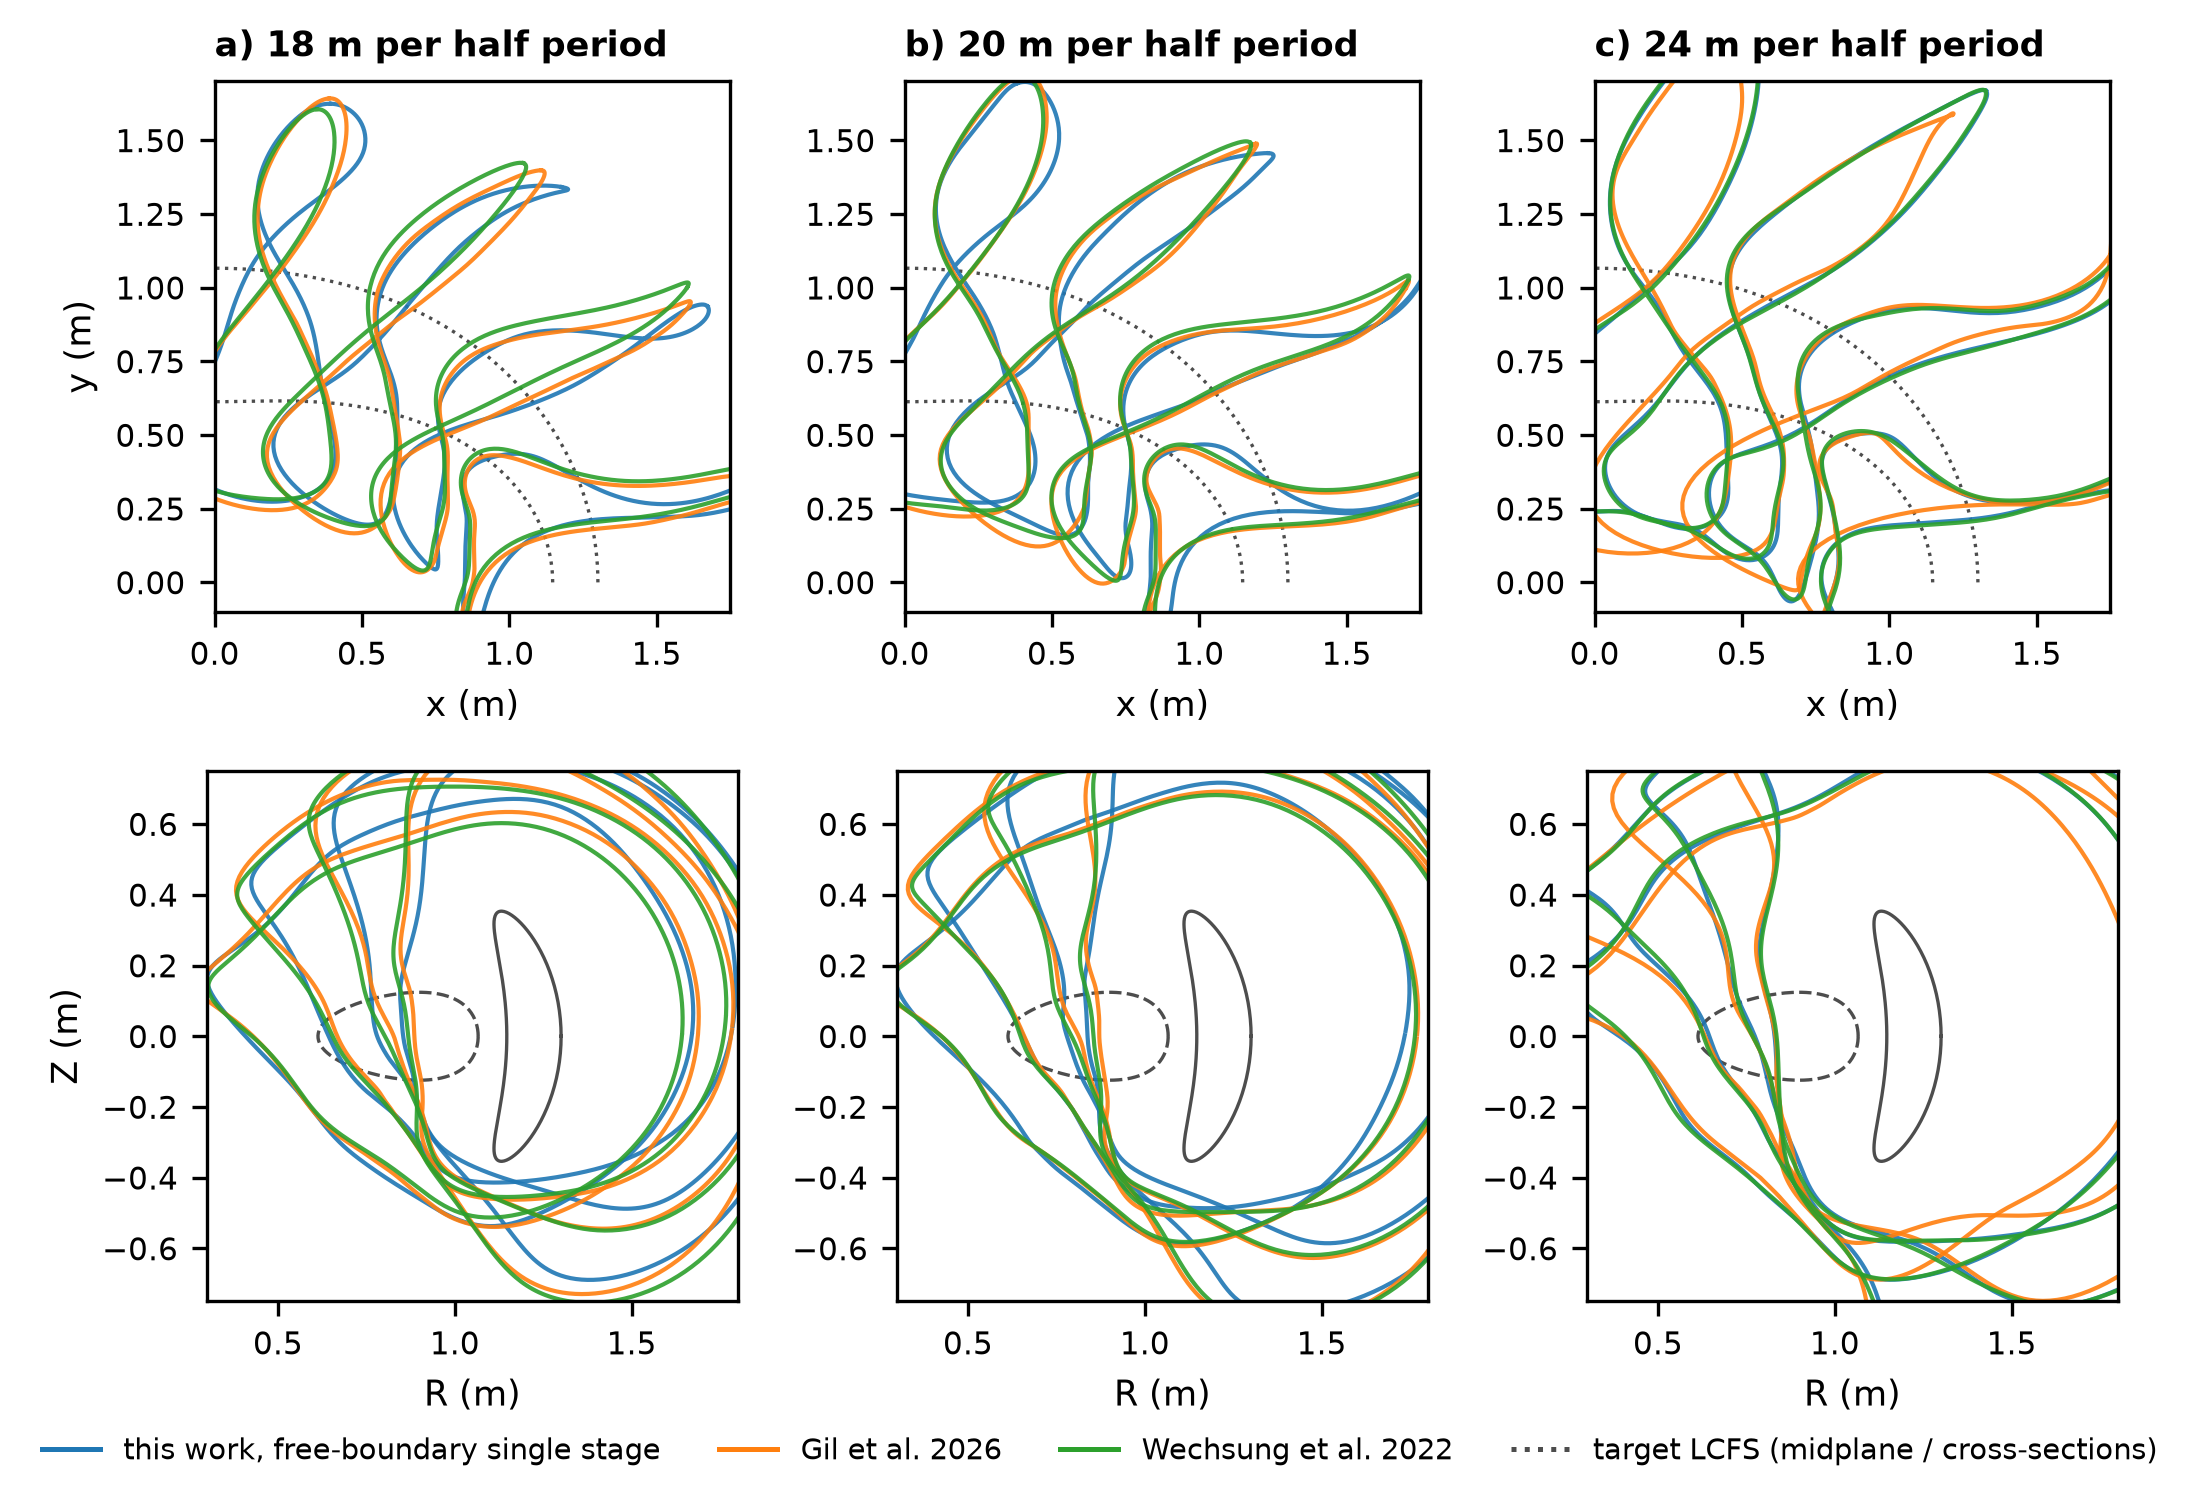

The Python source for this figure:
"""Coil shapes: this work vs Gil et al. 2026 vs Wechsung et al. 2022 at the same coil-length budget (18 / 20 / 24 m per hfp).

    python analysis/fig_coils_compare.py analysis/fig_coils_compare.pdf

Top row: top view (x, y) of the base coils of one half period over the LP QA target outline (midplane);
bottom row: the same coils projected on the (R, Z) plane with the target cross-sections at phi = 0 and phi = pi/nfp.
Ours = latest saved step of runs/batch/pareto-L<L>* (C0); Gil (C1) and Wechsung (C2) from coils/lpqa_*.json.
Prints per-set coil metrics (length, max curvature, max MSC, coil-coil distance) at R0 = 1 m.
"""
import json
import re
import sys
from pathlib import Path

import matplotlib
import netCDF4
import numpy as np

matplotlib.use("Agg")
import matplotlib.pyplot as plt
from matplotlib.lines import Line2D

P = Path(__file__).resolve().parents[1]
out = sys.argv[1]
OURS, GIL, WECH, TGT = "C0", "C1", "C2", "0.3"
NQ = 400


def latest_coils(prefix):
    cands = sorted((p for p in (P / "runs/batch").glob(prefix + "*") if p.is_dir() and re.fullmatch(re.escape(prefix) + r"(-c\d+)?", p.name)),
                   key=lambda p: int(m.group(1)) if (m := re.search(r"-c(\d+)$", p.name)) else 0)
    for d in reversed(cands):
        fs = sorted(d.glob("coils.step*.json"), key=lambda q: int(re.search(r"step(\d+)", q.name).group(1)))
        if fs:
            return fs[-1]
    return None


def load(fn):
    d = json.load(open(fn))
    dofs = np.asarray(d.get("dofs_curves_raw", d.get("dofs_curves")), float)
    order, nfp = int(d["order"]), int(d["nfp"])
    t = np.arange(NQ) / NQ
    g = np.zeros((len(dofs), NQ, 3)); dg = np.zeros_like(g); ddg = np.zeros_like(g)
    for b, c in enumerate(dofs):
        for i in range(3):
            g[b, :, i] = c[i, 0]
            for j in range(1, order + 1):
                w = 2 * np.pi * j
                s, co = np.sin(w * t), np.cos(w * t)
                g[b, :, i] += c[i, 2 * j - 1] * s + c[i, 2 * j] * co
                dg[b, :, i] += w * (c[i, 2 * j - 1] * co - c[i, 2 * j] * s)
                ddg[b, :, i] += -w * w * (c[i, 2 * j - 1] * s + c[i, 2 * j] * co)
    speed = np.linalg.norm(dg, axis=-1)
    L = speed.mean(axis=1)
    kappa = np.linalg.norm(np.cross(dg, ddg), axis=-1) / speed**3
    msc = (kappa**2 * speed).mean(axis=1) / L
    # all symmetry copies for the coil-coil distance
    copies = []
    for k in range(nfp):
        phi = 2 * np.pi * k / nfp
        rot = np.array([[np.cos(phi), -np.sin(phi), 0], [np.sin(phi), np.cos(phi), 0], [0, 0, 1]]).T
        for gg in g:
            copies.append(gg @ rot); copies.append((gg * np.array([1, -1, -1])) @ rot)
    cc = min(np.linalg.norm(a[:, None] - b[None], axis=-1).min() for i, a in enumerate(copies) for b in copies[i + 1:])
    return dict(g=g, nfp=nfp, L=L, kmax=kappa.max(axis=1), msc=msc, cc=cc, total=L.sum())


# target LCFS (vacuum LP QA, R0 = 1): midplane outline and cross-sections
tw = next(iter((P / "runs/lpqa_vacuum_eval_12x12").glob("*/wout.nc")), None) or next((P / "runs/lpqa_vacuum_eval").glob("*/wout.nc"))
w = netCDF4.Dataset(tw)
xm, xn, rmnc, zmns = np.array(w["xm"]), np.array(w["xn"]), np.array(w["rmnc"])[-1], np.array(w["zmns"])[-1]
nfp = int(np.array(w["nfp"]))


def lcfs(theta, phi):
    ang = xm[:, None] * theta[None] - xn[:, None] * phi[None]
    return rmnc @ np.cos(ang), zmns @ np.sin(ang)


SETS = {18: ("pareto-L18", "lpqa_gil_L18", "lpqa_wechsung_L18"), 20: ("pareto-L20", "lpqa_gil_L20", "lpqa_wechsung_L20"),
        24: ("pareto-L24", "lpqa_gil_L24", "lpqa_wechsung_L24")}
plt.rcParams.update({"font.size": 8, "axes.labelsize": 8.5, "axes.titlesize": 8.5, "legend.fontsize": 7, "xtick.labelsize": 7.5,
                     "ytick.labelsize": 7.5, "lines.linewidth": 1.2, "axes.linewidth": 0.8, "font.family": "sans-serif"})
fig, axes = plt.subplots(2, 3, figsize=(7.0, 4.9), dpi=300, gridspec_kw=dict(wspace=0.25, hspace=0.3))
print(f"{'set':22s} {'L/hfp':>6s}  {'coil lengths':28s} {'max kappa':>9s} {'max MSC':>8s} {'cc':>6s}")
for col, (L, names) in enumerate(SETS.items()):
    a, b = axes[0, col], axes[1, col]
    phi_hp = np.linspace(0, np.pi / nfp, 200)
    Rin = np.array([lcfs(np.array([np.pi]), np.array([p]))[0][0] for p in phi_hp])
    Rout = np.array([lcfs(np.array([0.0]), np.array([p]))[0][0] for p in phi_hp])
    for R in (Rin, Rout):
        a.plot(R * np.cos(phi_hp), R * np.sin(phi_hp), color=TGT, lw=0.8, ls=":")
    th = np.linspace(0, 2 * np.pi, 200)
    for p, ls in ((0.0, "-"), (np.pi / nfp, "--")):
        R, Z = lcfs(th, np.full_like(th, p)); b.plot(R, Z, color=TGT, lw=0.8, ls=ls)
    for name, color, lab in ((latest_coils(names[0]), OURS, "this work"), (P / "coils" / f"{names[1]}.json", GIL, "Gil"), (P / "coils" / f"{names[2]}.json", WECH, "Wechsung")):
        if name is None or not Path(name).exists():
            continue
        c = load(name)
        tag = f"{lab} L{L}" + (f" ({Path(name).parent.name} {Path(name).stem})" if lab == "this work" else "")
        print(f"{tag[:22]:22s} {c['total']:6.2f}  {np.array2string(c['L'], precision=2):28s} {c['kmax'].max():9.2f} {c['msc'].max():8.2f} {c['cc']:6.3f}")
        for g in c["g"]:
            a.plot(g[:, 0], g[:, 1], color=color, lw=1.0, alpha=0.9)
            b.plot(np.hypot(g[:, 0], g[:, 1]), g[:, 2], color=color, lw=1.0, alpha=0.9)
    a.set_aspect("equal"); b.set_aspect("equal")
    a.set_title(f"{'abc'[col]}) {L} m per half period", loc="left", fontweight="bold")
    a.set_xlabel("x (m)"); b.set_xlabel("R (m)")
    if col == 0:
        a.set_ylabel("y (m)"); b.set_ylabel("Z (m)")
    a.set_xlim(0.0, 1.75); a.set_ylim(-0.1, 1.7); b.set_xlim(0.3, 1.8); b.set_ylim(-0.75, 0.75)
handles = [Line2D([], [], color=OURS, label="this work, free-boundary single stage"), Line2D([], [], color=GIL, label="Gil et al. 2026"),
           Line2D([], [], color=WECH, label="Wechsung et al. 2022"), Line2D([], [], color=TGT, ls=":", label="target LCFS (midplane / cross-sections)")]
fig.legend(handles=handles, loc="lower center", ncol=4, frameon=False, bbox_to_anchor=(0.5, -0.01))
fig.subplots_adjust(left=0.07, right=0.99, top=0.95, bottom=0.12)
fig.savefig(out, bbox_inches="tight"); fig.savefig(out.replace(".pdf", ".png"), bbox_inches="tight")
print("wrote", out)
